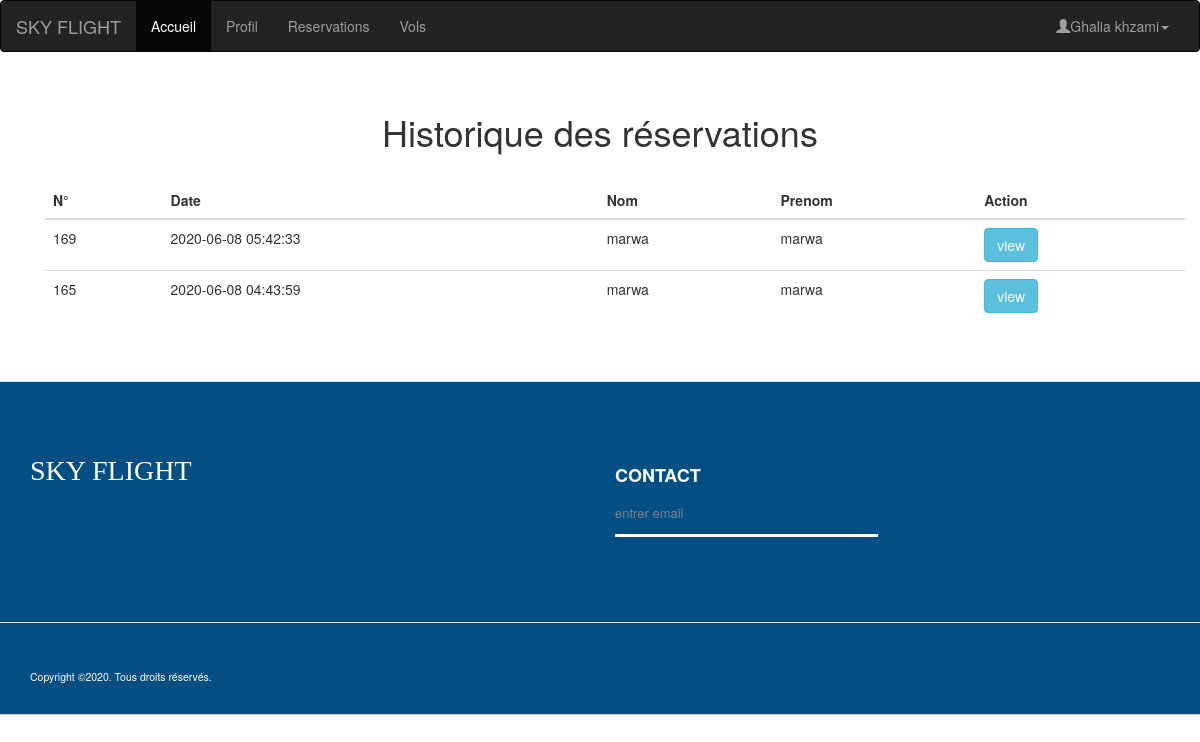
/reservations.php (signed in), run on the app's committed database.
### tables this page shows
CREATE TABLE `reservation` (
  `id` int(11) NOT NULL,
  `vol_id` int(11) DEFAULT NULL,
  `passager_id` int(11) DEFAULT NULL,
  `date_reservation` timestamp NULL DEFAULT NULL,
  `id_user` int(11) DEFAULT NULL
);

CREATE TABLE `passager` (
  `id` int(11) NOT NULL,
  `nom` varchar(254) DEFAULT NULL,
  `prenom` varchar(254) DEFAULT NULL,
  `age` int(11) DEFAULT NULL,
  `pays` varchar(254) DEFAULT NULL,
  `adresse` varchar(254) DEFAULT NULL,
  `tele` int(11) DEFAULT NULL,
  `email` varchar(254) DEFAULT NULL,
  `num_passport` int(11) DEFAULT NULL
);

### ClassReservation.php (called while the page is built, shortened)
<?php
class Reservation
{
    function getAllReservation($id) {
        include 'dbConnect.php';
		$stmt= $conn->query("SELECT R.id,R.date_reservation,P.nom,P.prenom from reservation as R,passager as P  where R.passager_id=P.id AND R.id_user='$id'");
        return $stmt;
}
}
?>

### reservations-back.php (called while the page is built, shortened)
<?php
if(!$_SESSION['login'])
header("Location: login.php");
else{
	require_once("ClassReservation.php");
	$id_user=$_SESSION['id'];
            $resv = new Reservation();
			$result = $resv->getAllReservation($id_user);  }
        ?>

### reservations.php (the view, shortened to what this page needs)
<?php
include"reservations-back.php";
        ?>
<!DOCTYPE html>
<html lang="en">
<head>
  <link rel="stylesheet" href="https://maxcdn.bootstrapcdn.com/bootstrap/3.4.1/css/bootstrap.min.css">
  <link rel="stylesheet" href="css/style.css"/>
</head>
<body>
<?php include"menu.php" ?>
	<div class="container">
		<form method="post" action="recherche">
			<h1>Historique des réservations</h1>
	<div class="container">
	<div class="table-responsive">
	<table class="table">
	<?php
	 $row_cnt = $result->num_rows;
	 if($row_cnt <= 0)
	  echo "<h3 class='text-danger'>Aucun résultat trouvé <h3>";
	  else {
	   	  echo"<thead>
		  <tr>
		  <th> N° </th>
		  <th> Date </th>
		  <th> Nom </th>
		  <th> Prenom </th>
		  <th> Action </th>
		  </tr>
	  </thead>
	  <tbody>";
	  while($row = $result->fetch_assoc()) {
							echo "<tr>
								  <td> ".$row['id']."</td>
								  <td> ".$row['date_reservation']." </td>
								  <td> ".$row['nom']." </td>
								  <td> ".$row['prenom']."</td>
								  <td><input type='button' name='view' value='view' id='".$row["id"]."' class='btn btn-info view_data' /></td>
				  </td>
						  </tr>";
						   }
						   echo "</tbody>";}
						   ?>
	</table>
	</div>
  </div>
  </form>
	</div>
	<?php include"footer.php" ?>
           <link rel="stylesheet" href="https://maxcdn.bootstrapcdn.com/bootstrap/3.3.6/css/bootstrap.min.css" />
</body>
</html>

### css/style.css (style rules this page uses)
body { overflow-x: hidden; }
h1 { text-align: center; margin-bottom: 50px; margin-top: 50px; }
.container { padding: 2rem 0rem; }
.view_data { margin-left: 0px; }

### data on the page
reservation: id "169", date_reservation "2020-06-08 05:42:33", passager.nom "marwa", passager.prenom "marwa"
reservation: id "165", date_reservation "2020-06-08 04:43:59", passager.nom "marwa", passager.prenom "marwa"

### other printed values
$_SESSION['fullname'] "Ghalia khzami"
